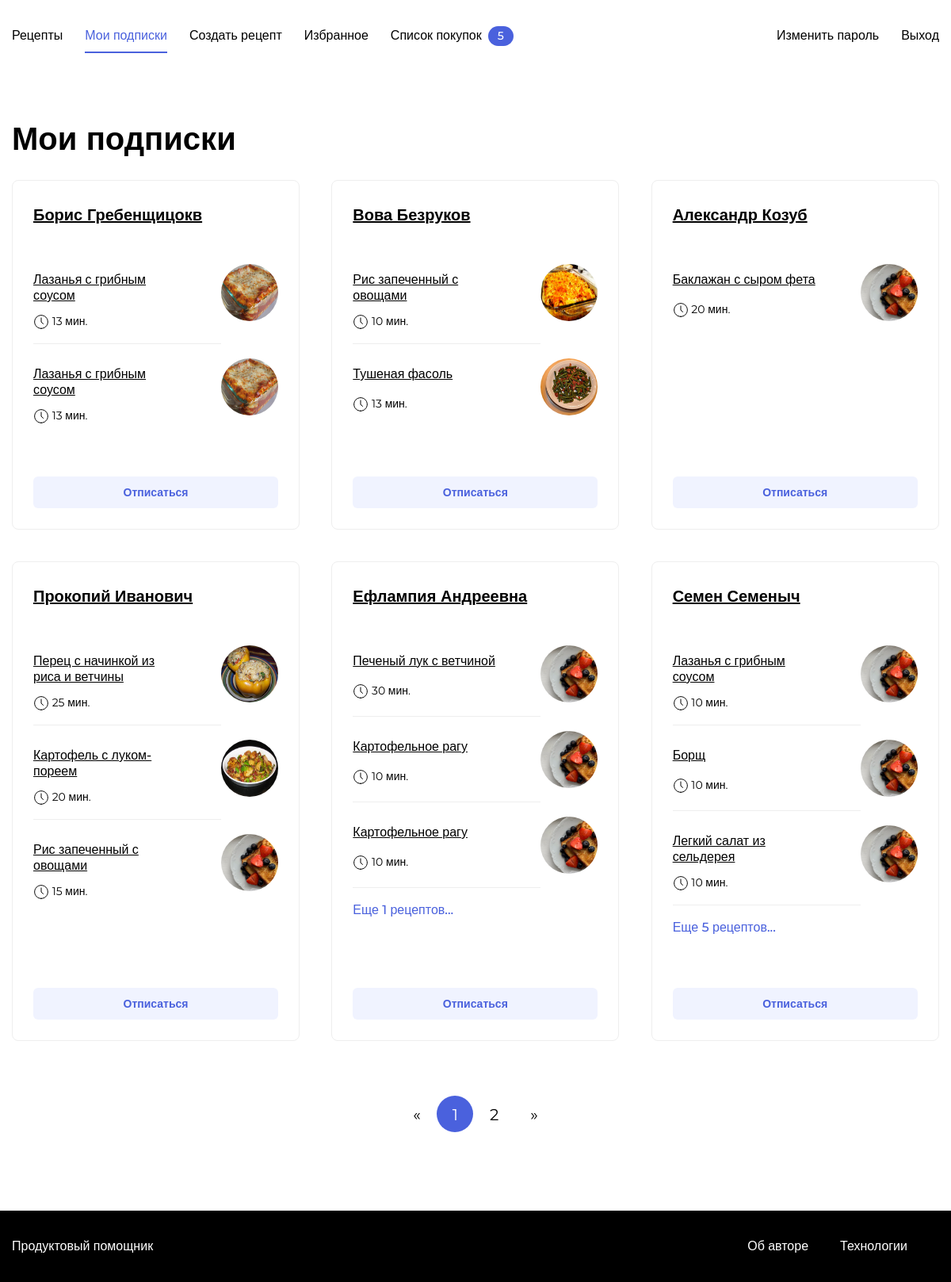
The app's page /subscription/ (signed in) with its own data.
### recipes/models.py (models this page shows, shortened)
class Recipe(models.Model):
    author = models.ForeignKey(
        User, on_delete=models.CASCADE, related_name="recipes"
    )
    title = models.CharField(max_length=255, verbose_name="Название")
    image = models.ImageField(upload_to="image/", verbose_name="Путь до файла")
    description = models.TextField(verbose_name="Описание")
    ingredient = models.ManyToManyField(
        Ingredient, through=IngredientAmount
    )
    tags = models.ManyToManyField(Tag, related_name="recipes")
    cooking_time = models.IntegerField(
        default=10, verbose_name="Время приготовления")
    pub_date = models.DateTimeField(
        "date published", auto_now_add=True, db_index=True)
    class Meta:
        ordering = ("-pub_date", )

### recipes/views.py (the view)
# urls.py: path("subscription/", views.subscription,
@login_required
def subscription(request):
    user = request.user
    authors = User.objects.filter(
        following__follower=user).prefetch_related("recipes").order_by('-id')
    paginator = Paginator(authors, 6)
    page_number = request.GET.get("page")
    page = paginator.get_page(page_number)
    return render(request, "subscription.html", {
        "page": page,
        "paginator": paginator,
        "is_subscription_page": True,
    })

### recipes/utils.py (called while the page is built)
def get_purchases_count(request):
    purchases_count = 0
    if request.user.is_authenticated:
        purchases_count = Recipe.objects.filter(
            purchase_recipe__user=request.user
        ).count()
    return {"purchases_count": purchases_count}

def get_followings(request):
    if request.user.is_authenticated:
        return {"followings": request.user.follower.values_list(
            "following_id", flat=True
        )}
    else:
        return {}

### recipes/templates/subscription.html (shortened to what this page needs)
{% extends 'base.html' %}
{% load static %}
{% block style %}
    <link rel="stylesheet" href="{% static 'pages/myFollow.css' %}">
{% endblock %}
{% block content %}
     <main class="main container">
        <div class="main__header">
            <h1 class="main__title">Мои подписки</h1>
        </div>
        <div class="card-list">
            {% for user in page %}
                <div class="card-user" data-author="{{ user.id }}">
                    <div class="card-user__header">
                        <h2 class="card-user__title">
                            <a style="color: #000" href="{% url 'user_recipe_view_page' user.username %}">{{ user.get_full_name }}</a>
                        </h2>
                    </div>
                    <div class="card-user__body">
                        <ul class="card-user__items">
                            {% for recipe in user.recipes.all|slice:'3' %}
                                <li class="card-user__item">
                                <div class="recipe">
                                    <img src="{{ recipe.image.url }}" alt="какой-то-текст" class="recipe__image">
                                    <h3 class="recipe__title"><a style="color: #000" href="{% url 'recipe_view_page' user.username recipe.pk %}">{{ recipe.title }}</a></h3>
                                    <p class="recipe__text"><span class="icon-time"></span> {{ recipe.cooking_time }} мин.</p>
                                </div>
                                </li>
                            {% endfor %}
                            {% if user.recipes.count > 3 %}
                                <li class="card-user__item">
                                    <a href="{% url 'user_recipe_view_page' user.username %}" class="card-user__link link">Еще {{ user.recipes.count|add:'-3' }} рецептов...</a>
                                </li>
                            {% endif %}
                        </ul>
                    </div>
                    <div class="card-user__footer">
                        <button class="button button_style_light-blue button_size_auto" name="subscribe">Отписаться</button>
                    </div>
                </div>
          {% endfor %}
        </div>
        {% if page.has_other_pages %}
            {% include "paginator.html" with items=page paginator=paginator %}
        {% endif %}
    </main>
{% endblock %}

### recipes/static/pages/myFollow.css (style rules this page uses)
* { box-sizing: border-box; }
html, body { min-height: 100%; }

### recipes/static/blocks/body/body.css (style rules this page uses)
.body { display: flex; flex-direction: column; }

### recipes/static/blocks/container/container.css (style rules this page uses)
.container { max-width: 1200px; padding: 0 15px; margin: 0 auto; width: 100%; }

### recipes/static/blocks/link/link.css (style rules this page uses)
.link { text-decoration: none; transition: opacity 0.2s; }

### recipes/static/blocks/button/button.css (style rules this page uses)
.button { font-family: 'Montserrat', sans-serif; font-style: normal; font-weight: 600; font-size: 14px; background: none; border-radius: 6px; padding: 12px 24px; height: 48px; line-height: 1; text-decoration: none; border: 1px solid transparent; transition: background 0.2s; outline: none; user-select: none; cursor: pointer; width: max-content; }

### recipes/static/blocks/button/_style/button_style_light-blue.css (style rules this page uses)
.button_style_light-blue { background: #F0F3FF; color: #4A61DD; }

### recipes/static/blocks/button/size/button_size_auto.css (style rules this page uses)
.button_size_auto { height: 100%; width: 100%; }

### recipes/static/blocks/main/main.css (style rules this page uses)
.main { padding-top: 60px; padding-bottom: 80px; flex: 1 0 auto; min-height: calc(100vh - 180px); }

### recipes/static/blocks/main/__header/main__header.css (style rules this page uses)
.main__header { display: flex; justify-content: space-between; margin-bottom: 28px; }

### recipes/static/blocks/main/__title/main__title.css (style rules this page uses)
.main__title { font-family: 'Montserrat', sans-serif; font-style: normal; font-weight: bold; font-size: 40px; line-height: 49px; color: #000000; padding: 0; margin: 0; }

### recipes/static/blocks/card-list/card-list.css (style rules this page uses)
.card-list { display: grid; grid-template-columns: repeat(3, 1fr); grid-template-rows: auto; grid-gap: 40px; margin-bottom: 52px; }

### recipes/static/blocks/card-user/card-user.css (style rules this page uses)
.card-user { display: flex; flex-direction: column; border: 1px solid #EEEEEE; box-sizing: border-box; border-radius: 8px; max-width: 363px; width: 100%; }

### recipes/static/blocks/card-user/__items/card-user__items.css (style rules this page uses)
.card-user__items { margin-left: 0; padding-left: 0; }

### recipes/static/blocks/card-user/__title/card-user__title.css (style rules this page uses)
.card-user__title { font-family: 'Montserrat', sans-serif; font-style: normal; font-weight: bold; font-size: 20px; line-height: 24px; color: #000000; margin: 0; }

### recipes/static/blocks/card-user/__footer/card-user__footer.css (style rules this page uses)
.card-user__footer { padding: 16px 26px 26px; }

### recipes/static/blocks/card-user/__header/card-user__header.css (style rules this page uses)
.card-user__header { padding: 31px 26px 17px; }

### recipes/static/blocks/card-user/__body/card-user__body.css (style rules this page uses)
.card-user__body { flex: 1 0 auto; padding: 17px 26px 16px; }

### recipes/static/blocks/card-user/__link/card-user__link.css (style rules this page uses)
.card-user__link { font-family: 'Montserrat', sans-serif; font-style: normal; font-weight: 500; font-size: 16px; line-height: 20px; color: #4A61DD; }

### recipes/static/blocks/card-user/__item/card-user__item.css (style rules this page uses)
.card-user__item { position: relative; margin-bottom: 18px; padding-bottom: 18px; list-style-type: none; }
.card-user__item:after { content: ''; position: absolute; left: 0; bottom: 0; background: #EEEEEE; height: 1px; width: calc(100% - 72px); }
.card-user__item:last-child { margin-bottom: 0; }
.card-user__item:last-child:after { content: none; }

### recipes/static/blocks/recipe/recipe.css (style rules this page uses)
.recipe { display: grid; position: relative; grid-template-areas: 'title image' 'text image'; justify-content: space-between; column-gap: 50px; }

### recipes/static/blocks/recipe/__title/recipe__title.css (style rules this page uses)
.recipe__title { font-family: 'Montserrat', sans-serif; font-style: normal; font-weight: 500; max-width: 200px; font-size: 16px; line-height: 20px; color: #000000; margin: 10px 0 13px; grid-area: title; }

### recipes/static/blocks/recipe/__image/recipe__image.css (style rules this page uses)
.recipe__image { width: 72px; height: 72px; grid-area: image; border-radius: 50%; }

### recipes/static/blocks/recipe/__text/recipe__text.css (style rules this page uses)
.recipe__text { font-family: 'Montserrat', sans-serif; font-style: normal; font-weight: normal; font-size: 14px; line-height: 17px; max-width: 200px; color: #000000; grid-area: text; align-self: start; margin: 0 0 28px; }
.recipe__text:last-child { margin-bottom: 0; }

### records on screen
Recipe: image (picture), title "Лазанья с грибным соусом", cooking_time "13"
Recipe: image (picture), title "Лазанья с грибным соусом", cooking_time "13"
Recipe: image (picture), title "Рис запеченный с овощами", cooking_time "10"
Recipe: image (picture), title "Тушеная фасоль", cooking_time "13"
Recipe: image (picture), title "Баклажан с сыром фета", cooking_time "20"
Recipe: image (picture), title "Перец с начинкой из риса и ветчины", cooking_time "25"
Recipe: image (picture), title "Картофель с луком-пореем", cooking_time "20"
Recipe: image (picture), title "Рис запеченный с овощами", cooking_time "15"
Recipe: image (picture), title "Печеный лук с ветчиной", cooking_time "30"
Recipe: image (picture), title "Картофельное рагу", cooking_time "10"
Recipe: image (picture), title "Картофельное рагу", cooking_time "10"
Recipe: image (picture), title "Лазанья с грибным соусом", cooking_time "10"
Recipe: image (picture), title "Борщ", cooking_time "10"
Recipe: image (picture), title "Легкий салат из сельдерея", cooking_time "10"

### other values on screen
{{ purchases_count }} "5"
{{ user.get_full_name }} "Борис Гребенщицокв"
{{ user.get_full_name }} "Вова Безруков"
{{ user.get_full_name }} "Александр Козуб"
{{ user.get_full_name }} "Прокопий Иванович"
{{ user.get_full_name }} "Ефлампия Андреевна"
{{ user.recipes.count|add:'-3' }} "1"
{{ user.get_full_name }} "Семен Семеныч"
{{ user.recipes.count|add:'-3' }} "5"
{{ i }} "1"
{{ i }} "2"
